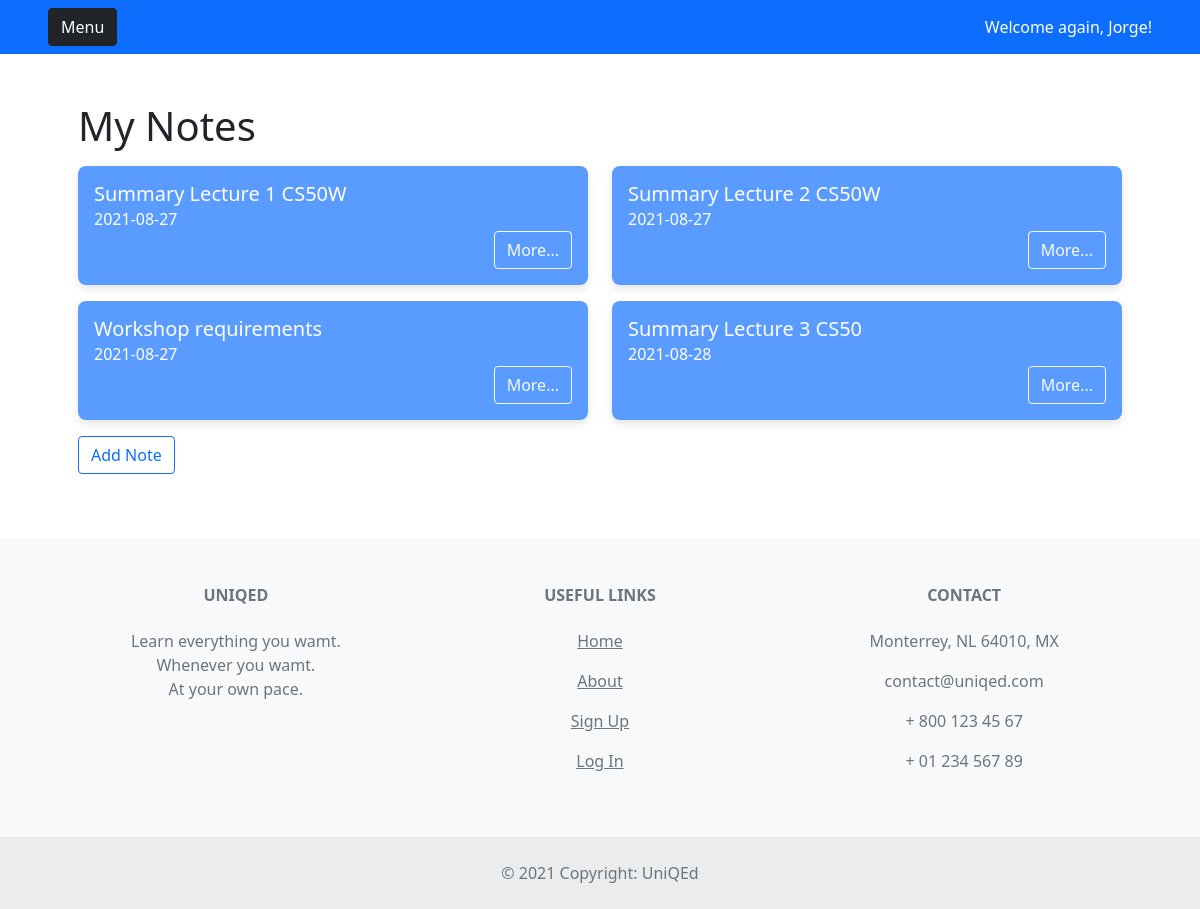
/notes (signed in), run on the app's committed database.
### tables this page shows
CREATE TABLE 'notes' ('id' integer PRIMARY KEY NOT NULL, 'title' text NOT NULL, 'date' datetime NOT NULL DEFAULT CURRENT_DATE, 'description' text NOT NULL, 'user_id'  INTEGER NOT NULL  );

### application.py (the view)
@app.route("/notes")
@login_required
def notes():
    notes = db.execute('SELECT * FROM notes WHERE user_id=? ORDER BY date', session['user_id'])
    return render_template_logged_in("notes.html", notes=notes)

### application.py (called while the page is built)
def render_template_logged_in(template, **args):
    if session['role'] == 'student':
        courses = db.execute('SELECT c.*, t.fname, t.lname FROM courses c INNER JOIN users t ON c.teacher_id=t.id WHERE c.id IN (SELECT course_id FROM enrrollments WHERE student_id=?) ', session['user_id'])
    elif session['role'] == 'teacher':
        courses = db.execute('SELECT * FROM courses WHERE teacher_id=? ORDER BY id', session['user_id'])
    return render_template(template, **args, session=session, courses=courses)

### helpers.py (called while the page is built)
def login_required(f):
    @wraps(f)
    def decorated_function(*args, **kwargs):
        if session.get("user_id") is None:
            return redirect("/login")
        return f(*args, **kwargs)
    return decorated_function

### templates/notes.html (shortened to what this page needs)
{% extends "layoutHome.html" %}
{% block main %}
        <h2 class="display-6 mb-3">My Notes</h1>
        <div class='row'>
              {% if notes|length > 0 %}
                  {% for note in notes %}
                  <div class="col-sm-6 mb-3">
                    <div class="card home-card">
                      <div class="card-body">
                        <div class="row">
                          <div class="col-12">
                              <span class="h5 m-0" id="noteTitle{{ note['id']}}">{{ note['title']}}</span>
                          </div>
                          <div class="col-12">
                              <span class="h6 m-0" id="noteDate{{ note['id']}}">{{ note['date']}}</span>
                          </div>
                          <div class="col-12 d-flex justify-content-end">
                              <button type="button" class="btn btn-outline-light" data-bs-id="{{ note['id']}}" data-bs-toggle="modal" data-bs-target="#noteDescriptionModal">More...</button>
                          </div>
                        </div>
                      </div>
                    </div>
                  </div>
                  {% endfor %}
              {% else %}
                  <div class="col-12">
                    <h6 class="display-10 mb-3">You don't have any note.</h1>
                  </div>
              {% endif %}
            <div class="col-12">
              <button type="button" class="btn btn-outline-primary mb-3" data-bs-toggle="modal" data-bs-target="#addNoteModal">Add Note</button>
            </div>
        </div>
{% endblock %}

### static/styles.css (style rules this page uses)
.home-card { font-weight: 600; color: white; background-color: rgba(89,155,254, 1); box-shadow: 0 0.25rem 0.5rem 0 rgba(0, 0, 0, 0.1); border: none; border-radius: 0.5rem; }

### data on the page
notes: title "Summary Lecture 1 CS50W", date "2021-08-27"
notes: title "Summary Lecture 2 CS50W", date "2021-08-27"
notes: title "Workshop requirements", date "2021-08-27"
notes: title "Summary Lecture 3 CS50", date "2021-08-28"

### other printed values
{{ session['fname'] }} "Jorge"
